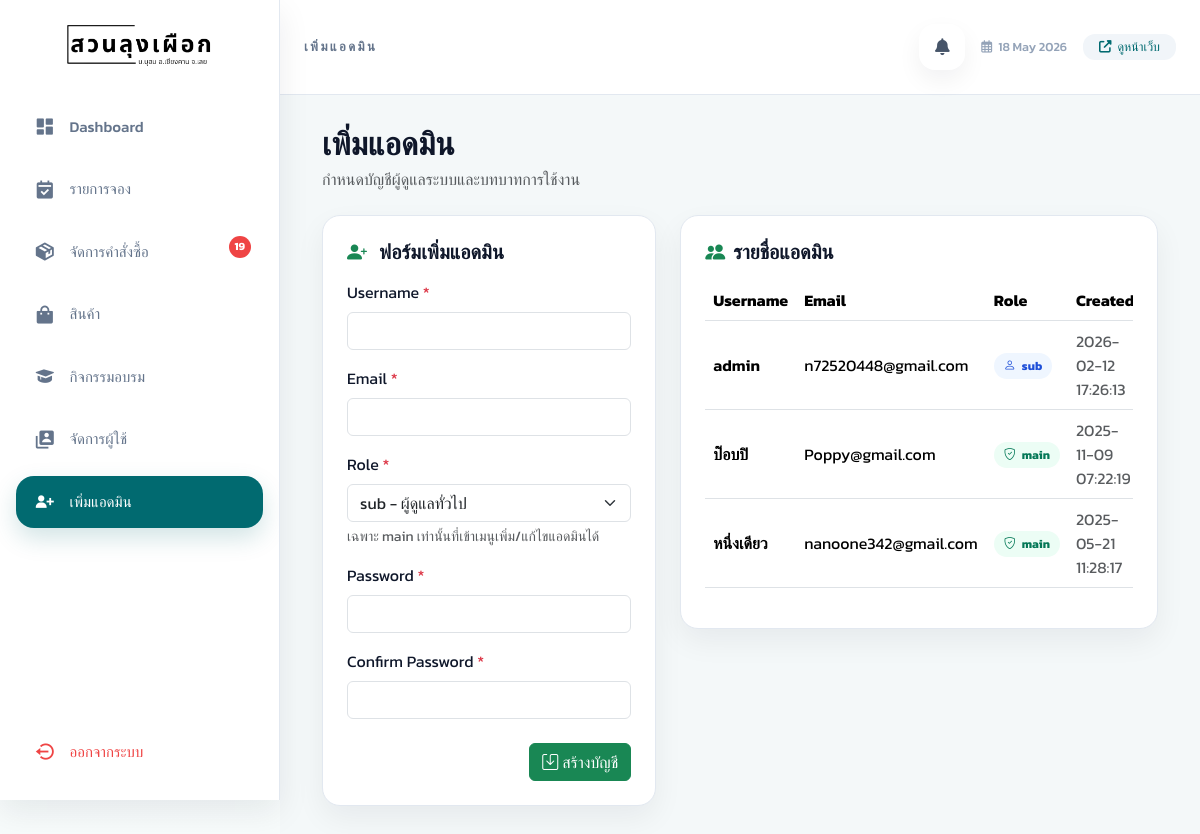
Page /admin/add_admin.php (signed in) on the committed database.
### tables this page shows
CREATE TABLE `system_administrator` (
  `id` int(11) NOT NULL,
  `username` varchar(50) NOT NULL,
  `email` varchar(100) NOT NULL,
  `password` varchar(255) NOT NULL,
  `role` enum('main','sub') NOT NULL DEFAULT 'sub',
  `created_at` timestamp NOT NULL DEFAULT current_timestamp()
);

### admin/add_admin.php (the view, shortened to what this page needs)
<?php
require_once 'sidebar.php';
$isEditMode = false;
$editAdmin = [
    'id' => 0,
    'username' => '',
    'email' => '',
    'role' => 'sub',
];
$admins = [];
$adminResult = $conn->query("SELECT id, username, email, role, created_at FROM system_administrator ORDER BY id DESC");
if ($adminResult instanceof mysqli_result) {
    while ($row = $adminResult->fetch_assoc()) {
        $admins[] = $row;
    }
}
$adminPageExtraHead = <<<HTML
<link href="https://cdn.jsdelivr.net/npm/bootstrap@5.3.3/dist/css/bootstrap.min.css" rel="stylesheet">
<link rel="stylesheet" href="https://cdn.jsdelivr.net/npm/bootstrap-icons@1.11.3/font/bootstrap-icons.min.css">
<style>
    .admin-card {
        background: #fff;
        border: 1px solid #e2e8f0;
        border-radius: 18px;
        box-shadow: 0 12px 30px rgba(15, 23, 42, 0.06);
    }
    .role-badge {
        display: inline-flex;
        align-items: center;
        gap: 6px;
        border-radius: 999px;
        padding: 4px 10px;
        font-size: 12px;
        font-weight: 700;
    }
    .role-main {
        background: #ecfdf5;
        color: #047857;
    }
    .role-sub {
        background: #eff6ff;
        color: #1d4ed8;
    }
</style>
HTML;
?>
<div class="container-fluid">
    <div class="d-flex flex-wrap align-items-center justify-content-between gap-3 mb-4">
        <div>
            <h2 class="fw-bold mb-1"><?= $isEditMode ? 'แก้ไขข้อมูลแอดมิน' : 'เพิ่มแอดมิน' ?></h2>
            <div class="text-muted">กำหนดบัญชีผู้ดูแลระบบและบทบาทการใช้งาน</div>
        </div>
    </div>
    <div class="row g-4">
        <div class="col-xl-5">
            <div class="admin-card p-4">
                <h5 class="fw-bold mb-3">
                    <i class="bi <?= $isEditMode ? 'bi-pencil-square' : 'bi-person-plus-fill' ?> me-2 text-success"></i>
                    <?= $isEditMode ? 'ฟอร์มแก้ไขแอดมิน' : 'ฟอร์มเพิ่มแอดมิน' ?>
                </h5>
                <form action="save_admin.php" method="POST" id="addAdminForm" class="needs-validation" novalidate>
                    <div class="mb-3">
                        <label for="username" class="form-label">Username <span class="text-danger">*</span></label>
                        <input type="text" class="form-control" id="username" name="username" value="<?= htmlspecialchars((string) $editAdmin['username'], ENT_QUOTES, 'UTF-8') ?>" required>
                    </div>
                    <div class="mb-3">
                        <label for="email" class="form-label">Email <span class="text-danger">*</span></label>
                        <input type="email" class="form-control" id="email" name="email" value="<?= htmlspecialchars((string) $editAdmin['email'], ENT_QUOTES, 'UTF-8') ?>" required>
                    </div>
                    <div class="mb-3">
                        <label for="role" class="form-label">Role <span class="text-danger">*</span></label>
                        <select class="form-select" id="role" name="role" required>
                            <option value="sub" <?= ($editAdmin['role'] ?? 'sub') === 'sub' ? 'selected' : '' ?>>sub - ผู้ดูแลทั่วไป</option>
                        </select>
                        <div class="form-text">เฉพาะ main เท่านั้นที่เข้าเมนูเพิ่ม/แก้ไขแอดมินได้</div>
                    </div>
                    <div class="mb-3">
                        <label for="password" class="form-label">
                            Password <?= $isEditMode ? '<span class="text-muted">(เว้นว่างถ้าไม่เปลี่ยน)</span>' : '<span class="text-danger">*</span>' ?>
                        </label>
                        <input type="password" class="form-control" id="password" name="password" <?= $isEditMode ? '' : 'required' ?>>
                    </div>
                    <div class="mb-4">
                        <label for="confirm_password" class="form-label">
                            Confirm Password <?= $isEditMode ? '<span class="text-muted">(กรอกเมื่อเปลี่ยนรหัสผ่าน)</span>' : '<span class="text-danger">*</span>' ?>
                        </label>
                        <input type="password" class="form-control" id="confirm_password" name="confirm_password" <?= $isEditMode ? '' : 'required' ?>>
                    </div>
                    <div class="d-flex justify-content-end gap-2">
                        <button type="submit" class="btn btn-success">
                            <i class="bi bi-save me-1"></i><?= $isEditMode ? 'บันทึกการแก้ไข' : 'สร้างบัญชี' ?>
                        </button>
                    </div>
                </form>
            </div>
        </div>
        <div class="col-xl-7">
            <div class="admin-card p-4">
                <h5 class="fw-bold mb-3">
                    <i class="bi bi-people-fill me-2 text-success"></i>รายชื่อแอดมิน
                </h5>
                <div class="table-responsive">
                    <table class="table align-middle">
                        <thead>
                            <tr>
                                <th>Username</th>
                                <th>Email</th>
                                <th>Role</th>
                                <th>Created</th>
                            </tr>
                        </thead>
                        <tbody>
                            <?php foreach ($admins as $admin): ?>
                                <tr>
                                    <td class="fw-semibold"><?= htmlspecialchars((string) $admin['username'], ENT_QUOTES, 'UTF-8') ?></td>
                                    <td><?= htmlspecialchars((string) $admin['email'], ENT_QUOTES, 'UTF-8') ?></td>
                                    <td>
                                        <span class="role-badge role-<?= htmlspecialchars((string) $admin['role'], ENT_QUOTES, 'UTF-8') ?>">
                                            <i class="bi <?= $admin['role'] === 'main' ? 'bi-shield-check' : 'bi-person' ?>"></i>
                                            <?= htmlspecialchars((string) $admin['role'], ENT_QUOTES, 'UTF-8') ?>
                                        </span>
                                    </td>
                                    <td class="text-muted"><?= htmlspecialchars((string) $admin['created_at'], ENT_QUOTES, 'UTF-8') ?></td>
                                </tr>
                            <?php endforeach; ?>
                        </tbody>
                    </table>
                </div>
            </div>
        </div>
    </div>
</div>

### admin/add_admin.php (style rules this page uses)
.admin-card { background: #fff; border: 1px solid #e2e8f0; border-radius: 18px; box-shadow: 0 12px 30px rgba(15, 23, 42, 0.06); }
.role-badge { display: inline-flex; align-items: center; gap: 6px; border-radius: 999px; padding: 4px 10px; font-size: 12px; font-weight: 700; }
.role-main { background: #ecfdf5; color: #047857; }
.role-sub { background: #eff6ff; color: #1d4ed8; }

### admin/sidebar.php (style rules this page uses)
:root { --green: #016A70; --green-dark: #01545a; --green-light: #0d8a92; --green-soft: rgba(1, 106, 112, 0.08); --white: #ffffff; --bg: #f4f8f9; --bg-soft: #f8fafc; --text: #0f172a; --text-soft: #64748b; --border: #e2e8f0; --danger: #ef4444; --shadow-sm: 0 4px 12px rgba(15, 23, 42, 0.04); --shadow-md: 0 12px 30px rgba(15, 23, 42, 0.08); --shadow-lg: 0 20px 45px rgba(15, 23, 42, 0.10); --radius-lg: 28px; --radius-md: 20px; --radius-sm: 14px; --sidebar-width: 280px; }
* { margin: 0; padding: 0; box-sizing: border-box; }
html { scroll-behavior: smooth; }
body { font-family: 'Kanit', sans-serif; background: linear-gradient(180deg, #ffffff 0%, #f7fbfb 100%); color: var(--text); overflow-x: hidden; }

### rows in the picture
system_administrator: username "admin", email "n72520448@gmail.com", role "sub", created_at "2026-02-12 17:26:13"
system_administrator: username "ป๊อบปิ", email "Poppy@gmail.com", role "main", created_at "2025-11-09 07:22:19"
system_administrator: username "หนึ่งเดียว", email "nanoone342@gmail.com", role "main", created_at "2025-05-21 11:28:17"

### other values in the picture
$total_pending "19"
$title "เพิ่มแอดมิน"
